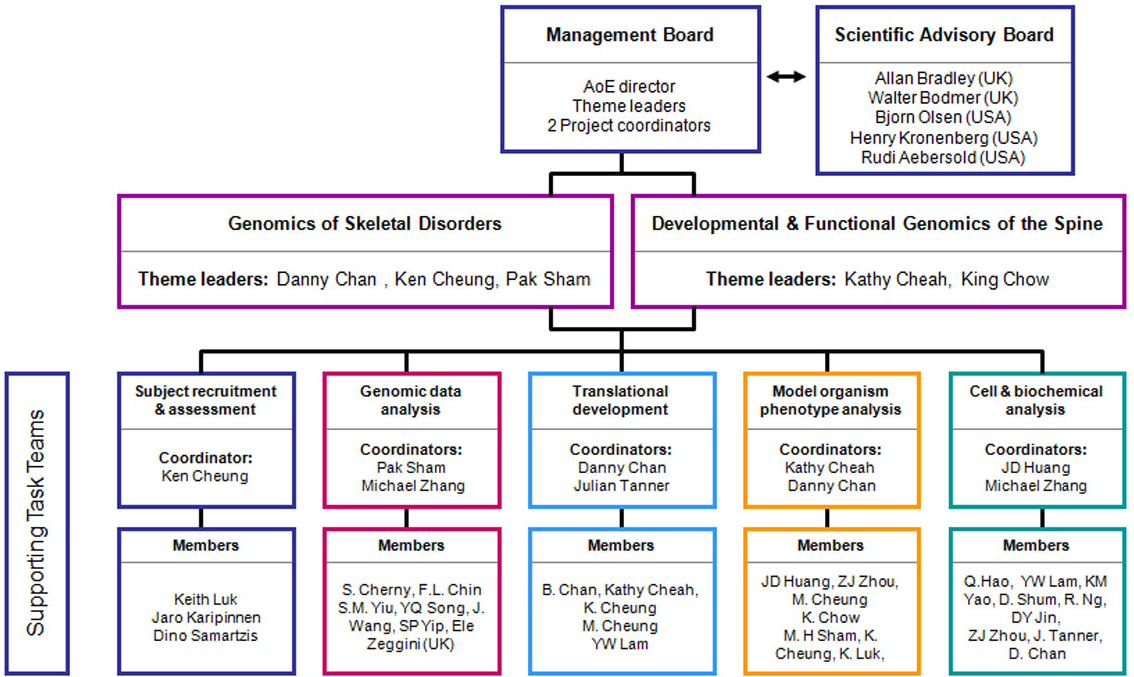
#> input picture google_cloud_vision_api/test.jpg, 1134 x 677 px
$ python request.py
#> lines starting #> are read from the running program, lines starting #| are printed output that depends on the picture
### google_cloud_vision_api/merge_img.py
from PIL import Image
import requests
from io import BytesIO


def _url_to_pil(url):
    img = Image.open(BytesIO(requests.get(url).content))
    return img


def _path_to_pil(path):
    img = Image.open(path)
    return img


def gen_img(url_or_path):
    if url_or_path.startswith('http'):
        img = _url_to_pil(url=url_or_path)
    else:
        img = _path_to_pil(path=url_or_path)
    return img


def gen_img_dict(paths):
    img_dict = {}
    for path in paths:
        try:
            img_dict[path] = gen_img(path)
#> in _path_to_pil, img is the input picture: PIL image 1134x677 RGB; mean R, G, B 232.1, 229.9, 234.2
        except (Exception, ) as e:
            print(path)
            print(e)
    return img_dict


def gen_height_dict(img_dict):
    height_dict = {}
    print(img_dict)
    for path, img in img_dict.items():
        width, height = img.size
        height_dict[path] = height
    return height_dict


def gen_heightsum_list(img_dict):
    height_dict = gen_height_dict(img_dict)
    height_list = list(height_dict.items())
    height_list.sort(key=lambda x: x[1], reverse=False)
    heightsum_list = []
    sum_ = 0
    for path, height in height_dict.items():
        sum_ += height
        heightsum_list.append((path, sum_))
    return heightsum_list


def _gen_plain_background(img_dict):
    background_width = max(
        [w for w, h in [img.size for img in img_dict.values()]])
    heightsum_list = gen_heightsum_list(img_dict)
    background_height = heightsum_list[-1][1]
    background = Image.new('RGB', (background_width, background_height))
    return background


def merge_img(img_dict):
    plain_background = _gen_plain_background(img_dict)
    height_dict = gen_height_dict(img_dict)
    heightsum_list = gen_heightsum_list(img_dict)
    for path, heightsum in heightsum_list:
        img = img_dict[path]
        paste_end_height = heightsum
        paste_start_height = paste_end_height - height_dict[path]
        plain_background.paste(img, (0, paste_start_height))
    merged_image = plain_background
    return merged_image


# [5 lines that do not run on import are left out]

### google_cloud_vision_api/recognize_captcha.py
import ast
# from mother import passwords
import base64
import json
from requests import post
from passpacker import passwords
from pprint import pprint
from io import BytesIO


def print_texts(texts):
    [print(f"{text[:10]}...{text[len(text)-10:]}".replace('\n', ''))
     for text in texts]


def post_request(images):
    request_list = [
        {'image': image, 'features': [
            {'type': "TEXT_DETECTION", 'maxResults': 1000}]}
        for image in images]
    json_data = json.dumps({'requests': request_list})
    url = "https://vision.googleapis.com/v1/images:annotate?key="
    api_key = passwords['google_cloud_vision_api']
    headers = {'Content-Type': 'application/json'}
    raw_response = post(url + api_key, data=json_data, json=headers)
    raw_response.raise_for_status()
    return raw_response


def _encode_image(image):
    return {'content': base64.b64encode(image).decode("UTF-8")}


def _to_image(data):
    if bool(type(data) is str):
        if data.startswith("http"):
            image = {"source": {'imageUri': data}}  # url
        else:
            image = _encode_image(open(data, 'rb').read())  # local path
    else:
        f = BytesIO()
        data.save(f, format="png")  # data was pil_image
        content = f.getbuffer()
        # f.close()
        image = _encode_image(content)
    return image


def get_json_result(datas):
    images = [_to_image(data) for data in datas]
    raw_response = post_request(images)
    dumped = ast.literal_eval(raw_response.text)
    return dumped


# [49 lines left out: functions get_text_result, gen_ocr_pair_on_new_xlsx, not called in this run]


# [5 lines that do not run on import are left out]
    # recognize_captcha("sosiki_tate.png")
    # load_data()

### google_cloud_vision_api/request.py
try:
    import merge_img
    import parse_merged_text_result
    import recognize_captcha
except (Exception, ) as e:
    from . import merge_img
    from . import parse_merged_text_result
    from . import recognize_captcha
from tqdm import tqdm
from pprint import pprint
import difflib
# #


# [51 lines left out: functions send_as_one_responce, recv_detection, get_text_dict, check_ratio, not called in this run]


# if len(paths) <= 2:
#     texts = recognize_captcha.get_text_result(paths)
#     return {p: t for p, t in zip(paths, texts)}
#
# # print(img_dict)
def get_text_dict_cheaply(paths):
    if len(paths) <= 2:
        text_dict = get_text_dict(paths)
        match_ratio = 1
        match_ratio_dict = {path: 1 for path in paths}
        return text_dict, match_ratio_dict

    img_dict = merge_img.gen_img_dict(paths)
#> img_dict = 4 items
    merged_image = merge_img.merge_img(img_dict)
#> in _gen_plain_background, `background_width = max( [w for w, h in [img.size for img in img_dict.v..`: background_width = 1134
#> (printed output is left out)
#> the loop in gen_height_dict, `for path, img in img_dict.items():` made 4 passes
#> (path, width, height) on passes 1 to 4: ('test.jpg', 1134, 677), ('test1.gif', 476, 313), ('test0.gif', 548, 446), ('test2.png', 633, 868)
#> after the loop in gen_height_dict, `for path, img in img_dict.items():`: height_dict = {'test.jpg': 677, 'test1.gif': 313, 'test0.gif': 446, 'test2.png': 868}
#> in gen_heightsum_list, `height_list = list(height_dict.items())`: height_list = [('test.jpg', 677), ('test1.gif', 313), ('test0.gif', 446), ('test2.png', 868)]
#> the loop in gen_heightsum_list, `for path, height in height_dict.items():` made 4 passes
#> (path, height, sum_) on passes 1 to 4: ('test.jpg', 677, 677), ('test1.gif', 313, 990), ('test0.gif', 446, 1436), ('test2.png', 868, 2304)
#> after the loop in gen_heightsum_list, `for path, height in height_dict.items():`: heightsum_list = [('test.jpg', 677), ('test1.gif', 990), ('test0.gif', 1436), ('test2.png', 2304)]; sum_ = 2304
#> in _gen_plain_background, `background = Image.new('RGB', (background_width, background_height))`: background: PIL image 1134x2304 RGB; every value is 0
#> (printed output is left out)
#> the loop in gen_height_dict (call 2), `for path, img in img_dict.items():` made 4 passes
#> (printed output is left out)
#> the loop in gen_heightsum_list (call 2), `for path, height in height_dict.items():` made 4 passes
#> the loop in merge_img, `for path, heightsum in heightsum_list:` made 4 passes
#> (path, heightsum, paste_end_height, paste_start_height) on passes 1 to 4: ('test.jpg', 677, 677, 0), ('test1.gif', 990, 990, 677), ('test0.gif', 1436, 1436, 990), ('test2.png', 2304, 2304, 1436)
#> after the loop in merge_img, `for path, heightsum in heightsum_list:`:
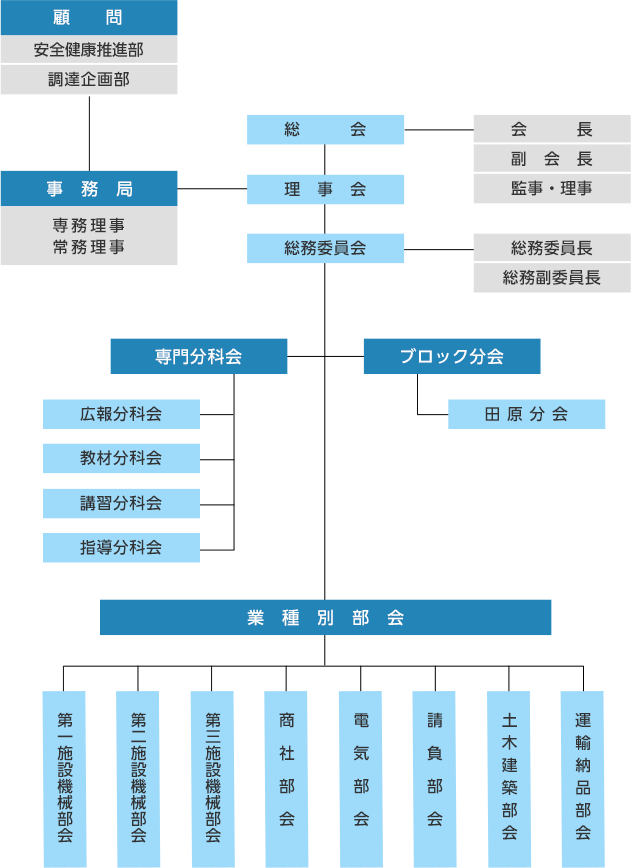
#> img: PIL image 633x868 P; mean R, G, B 216.2, 232.7, 241.6
#> after the loop in merge_img, `for path, heightsum in heightsum_list:`:
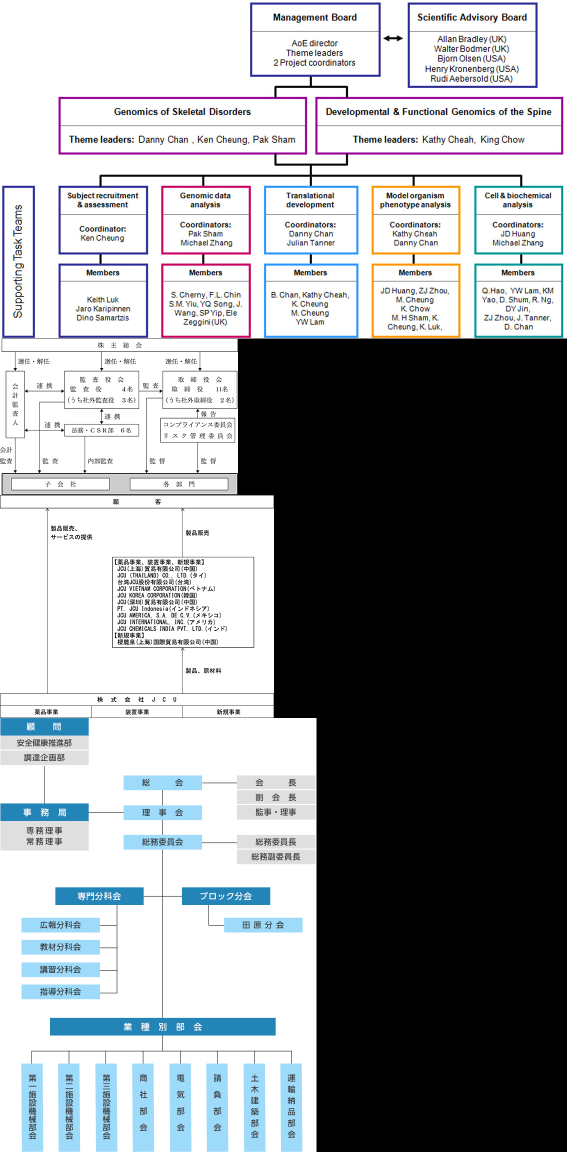
#> plain_background: PIL image 1134x2304 RGB (shown at 1/2 size); mean R, G, B 149.6, 152.5, 155.6
    # merged_image.save("merged_image.png", format="PNG")
    heightsum_list = merge_img.gen_heightsum_list(img_dict)
#> (printed output is left out)
    json_ = recognize_captcha.get_json_result([merged_image, ])
    textAnnotations = json_["responses"][0]["textAnnotations"]
    text_dict = parse_merged_text_result.parse_image(
        heightsum_list, textAnnotations)
    most_long_text_path, most_long_text = sorted([(path, len(
        text)) for path, text in text_dict.items()], key=lambda x: x[1], reverse=True)[0]
    most_long_text_accurate = get_text_dict(paths=[most_long_text_path, ])[
        most_long_text_path]
    match_ratio = get_match_ratio(most_long_text, most_long_text_accurate)
    match_ratio_dict = {most_long_text_path: match_ratio}
    return text_dict, match_ratio_dict


def get_match_ratio(string0, string1):
    return difflib.SequenceMatcher(None, string0, string1).ratio()


if __name__ == '__main__':
    paths = ["test.jpg", "test1.gif",   "test0.gif",  "test2.png", ]
#> (the run stopped early here; a loop or call above may not have finished)
